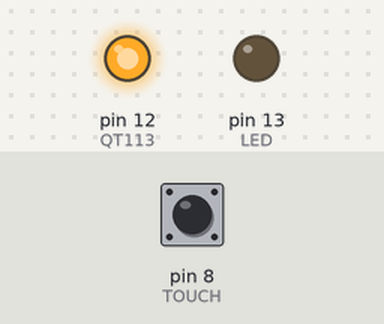
Bench run of a sketch on a simulated Arduino Uno, built with avr-gcc and run on an emulated ATmega328P. On the bench: output pins drawn as LEDs (lit = HIGH). Inputs (shaded band) come from the test bench; at power-on: pin 8 (TOUCH) LOW.

Above: at 1.2 s.
1.3 s: pin 8 (TOUCH) pulled HIGH for 0.15 s
At 1.4 s:
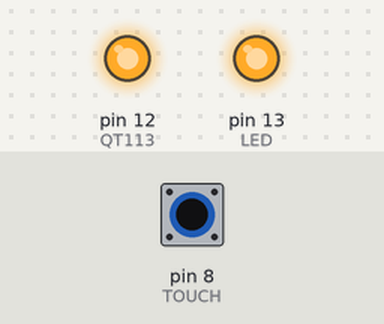
3.0 s: pin 8 (TOUCH) pulled HIGH for 3.2 s
At 7.0 s:
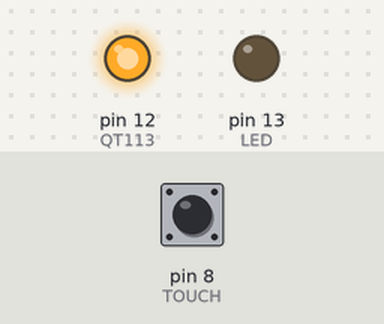
Timing chart, 0 to 8.5 s (numbered marks = the images above; inputs shaded):
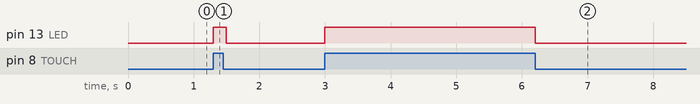

Measured:
- after the input at 1.3 s, pin 13 (LED): LOW → HIGH at once, → LOW 0.20 s later
- after the input at 3.0 s, pin 13 (LED): LOW → HIGH at once, → LOW 3.2 s later

The sketch:

qt113_2_w_reset_and_digitalpin_powering.ino
```cpp
// make the following connections
// QT113 pin 1 - to Arduino pin 12 (put a filtering 10nF C);
// QT113 pin 2 - to Arduino pin 8 (touch sensing);
// QT113 pin 3 - to Vcc;
// QT113 pin 4 - to GND;
// QT113 pin 5 - to GND;
// QT113 pin 6 - to the negative side of a 10nF C
// QT113 pin 7 - to the other side of the 10nF C and to the electrode
// QT113 pin 8 - to GND

#define LED 13
#define TOUCH 8
#define QT113 12

unsigned long elapsed;
unsigned long del = 10000;

// SETUP ////////////////////////////////////////////////////////////
void setup()
{
  Serial.begin(9600);

  pinMode(TOUCH, INPUT);

  pinMode(LED, OUTPUT);
  digitalWrite(LED, LOW);

  pinMode(QT113, OUTPUT);
  digitalWrite(QT113, HIGH);

  elapsed = millis();
}

// LOOP /////////////////////////////////////////////////////////////
void loop()
{
  int value = digitalRead(TOUCH);
  digitalWrite(LED, value);
  //Serial.println(value);

  /*
  if(millis() - elapsed > del)
  {
    elapsed = millis();
    digitalWrite(QT113, LOW);
    digitalWrite(QT113, HIGH);
    Serial.println("QT113 reset");
  }
  */
  delay(100);
}
```
